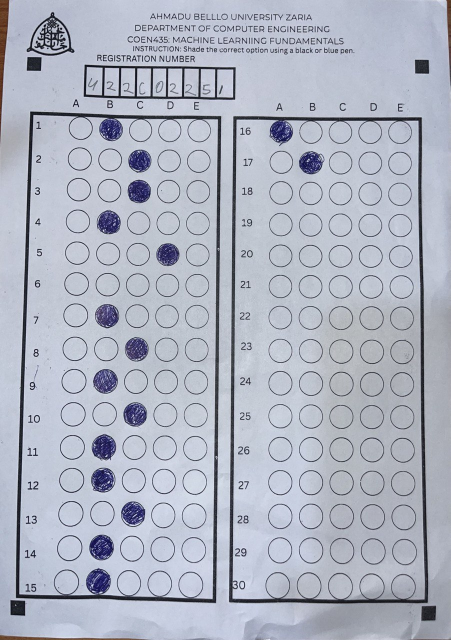
#> input picture reg_Number/alaa.jpg, 901 x 1280 px, found by its file name (shown at 1/2 size)
$ python complete_pipeline_visualize.py
#> lines starting #> are read from the running program, lines starting #| are printed output that depends on the picture; after the words box and inside, x2 and y2 are one past the last pixel; in counts of white or black regions, pixels touching at a corner belong together
#> in main, original is the input picture: shape (1280, 901, 3); mean B, G, R 193.8, 180, 174.9


import cv2
import os
import json
import re
import numpy as np
from ultralytics import YOLO

# === CONFIGURATION ===
MCQ_MODEL_PATH = 'models/yolov8_bubbles_best.pt'
REG_MODEL_PATH = 'models/reg_number_model_v1.pt'
SAMPLE_IMAGE = 'reg_Number/alaa.jpg'
OUTPUT_JSON = 'results_final.json'
OUTPUT_IMAGE = 'graded_images/final_output.jpg'
MARKER_DEBUG_IMAGE = 'graded_images/marker_debug.jpg'
CONF_THRESHOLD_REG = 0.25
EXPECTED_REG_LENGTH = 9
REGEX_PATTERN = r'^U\d{2}[A-Z]{2}\d{4}$'

CORRECT_ANSWERS = {
    1: "A", 2: "A", 3: "A", 4: "A", 5: "A",
    6: "A", 7: "A", 8: "C", 9: "A", 10: "A",
    11: "A", 12: "A", 13: "C", 14: "A", 15: "A",
    16: "A", 17: "A", 18: "C", 19: "A", 20: "A",
    21: "A", 22: "A", 23: "C", 24: "A", 25: "A",
    26: "A", 27: "A", 28: "C", 29: "B", 30: "A"
}

# === HELPERS ===
# [7 lines left out: function correct_character, not called in this run]

# === MARKER ALIGNMENT ===
def find_markers_and_align(image):
    debug_img = image.copy()
    gray = cv2.cvtColor(image, cv2.COLOR_BGR2GRAY)
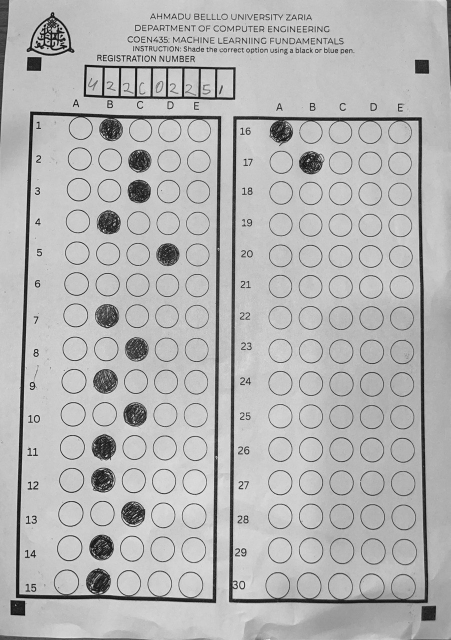
#> gray: shape (1280, 901) (shown at 1/2 size); min 1, max 244, mean 180.2
    blur = cv2.GaussianBlur(gray, (5, 5), 0)
    _, thresh = cv2.threshold(blur, 100, 255, cv2.THRESH_BINARY_INV)
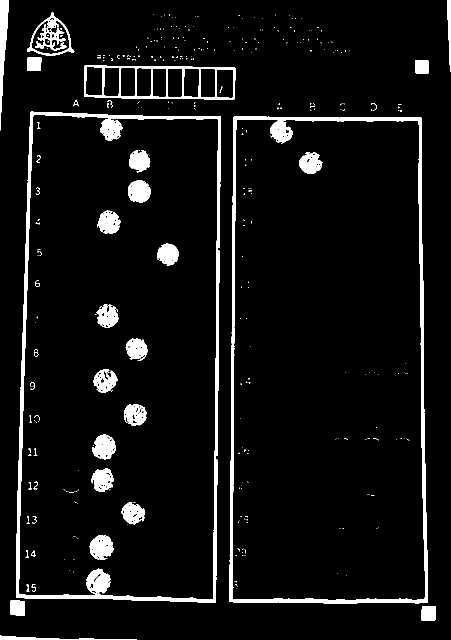
#> thresh: shape (1280, 901) (shown at 1/2 size); 6.2% white; 339 white regions (292 under 20 px)

    contours, _ = cv2.findContours(thresh, cv2.RETR_EXTERNAL, cv2.CHAIN_APPROX_SIMPLE)
#> contours = 164 contours, 152 with area under 20; largest, box (x1, y1, x2, y2) and area: (32, 223, 442, 1206) 379709, (459, 233, 856, 1207) 372938, (168, 130, 471, 199) 19048, (54, 25, 149, 111) 4786, (0, 0, 18, 261) 2024
    h_img, w_img = image.shape[:2]
#> h_img = 1280; w_img = 901
    candidates = []

    for cnt in contours:
        area = cv2.contourArea(cnt)
        if 500 < area < 20000:
            rect = cv2.minAreaRect(cnt)
            w, h = rect[1]
            if w == 0 or h == 0:
                continue
            aspect_ratio = max(w, h) / min(w, h)
            fill_ratio = area / (w * h)
            if aspect_ratio < 1.2 and fill_ratio > 0.85:
                cx, cy = np.int0(rect[0])
                candidates.append((cx, cy, cnt))
#> this loop made 164 passes
#> (area, rect, w, h, aspect_ratio, fill_ratio, cx, cy) on passes 2, 3, 39, 54: (774, ((857, 1226.5), (29, 28), -90), 29, 28, 1.04, 0.953, 857, 1226), (792.5, ((35, 1215.5), (29, 28), -90), 29, 28, 1.04, 0.976, 35, 1215), (673, ((843.5, 133), (26, 27), -90), 26, 27, 1.04, 0.959, 843, 133), (679, ((67.94, 127.4), (26.27, 27.81), -87.61), 26.27, 27.81, 1.06, 0.929, 67, 127)
#> (area, rect, w, h, aspect_ratio, fill_ratio) on passes 1, 37, 162, 164: (676, ((136.5, 1275), (8, 273), -90), 8, 273, 34.12, 0.31), (19048, ((318.9, 164.6), (65.15, 302), -89.12), 65.15, 302, 4.63, 0.968), (4785.5, ((95.69, 69.25), (92.79, 85.02), -9.21), 92.79, 85.02, 1.09, 0.607), (2024.5, ((8.5, 130), (260, 17), -90), 260, 17, 15.29, 0.458)
#> after the loop, candidates = 4 items

    if len(candidates) < 4:
        cv2.imwrite("graded_images/marker_fail_debug.jpg", debug_img)
        raise ValueError(f"❌ Only {len(candidates)} marker candidates found. See marker_fail_debug.jpg")

    corners = [(0, 0), (w_img, 0), (0, h_img), (w_img, h_img)]
    closest = {}
    for corner_idx, (cx_target, cy_target) in enumerate(corners):
        best = min(candidates, key=lambda c: np.hypot(c[0] - cx_target, c[1] - cy_target))
        closest[corner_idx] = (best[0], best[1])
        cv2.circle(debug_img, (best[0], best[1]), 12, (0, 0, 255), -1)
        cv2.putText(debug_img, f"{corner_idx}", (best[0] + 10, best[1]),
                    cv2.FONT_HERSHEY_SIMPLEX, 0.8, (255, 0, 0), 2)
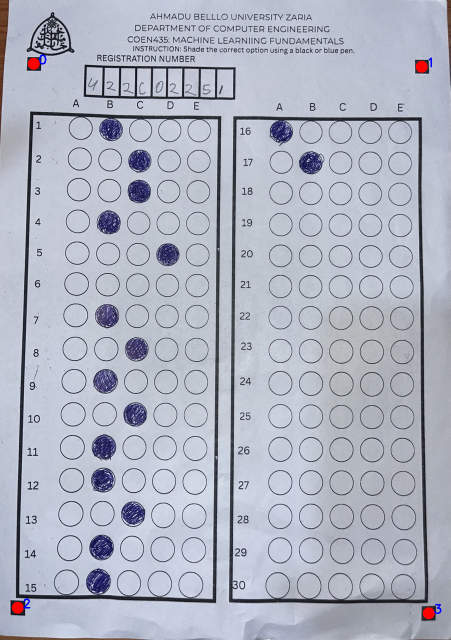
#> debug_img: shape (1280, 901, 3) (shown at 1/2 size); 0.19% of pixels changed, all inside (x1, y1, x2, y2) = (23, 109, 883, 1239)
#> after the loop, closest = {0: (67, 127), 1: (843, 133), 2: (35, 1215), 3: (857, 1226)}

    os.makedirs(os.path.dirname(MARKER_DEBUG_IMAGE), exist_ok=True)
    cv2.imwrite(MARKER_DEBUG_IMAGE, debug_img)
    print("Detected markers:", closest)
#| Detected markers: {0: (67, 127), 1: (843, 133), 2: (35, 1215), 3: (857, 1226)}

    src_pts = np.array([closest[0], closest[1], closest[2], closest[3]], dtype='float32')
#> src_pts = [[67, 127], [843, 133], [35, 1215], [857, 1226]]
    dst_pts = np.array([[0, 0], [2480, 0], [0, 3508], [2480, 3508]], dtype='float32')
    M = cv2.getPerspectiveTransform(src_pts, dst_pts)
#> M = [[3.23, 0.095, -228.6], [-0.0266, 3.44, -435], [4.8e-06, 5.5e-05, 1]]
    aligned = cv2.warpPerspective(image, M, (2480, 3508))
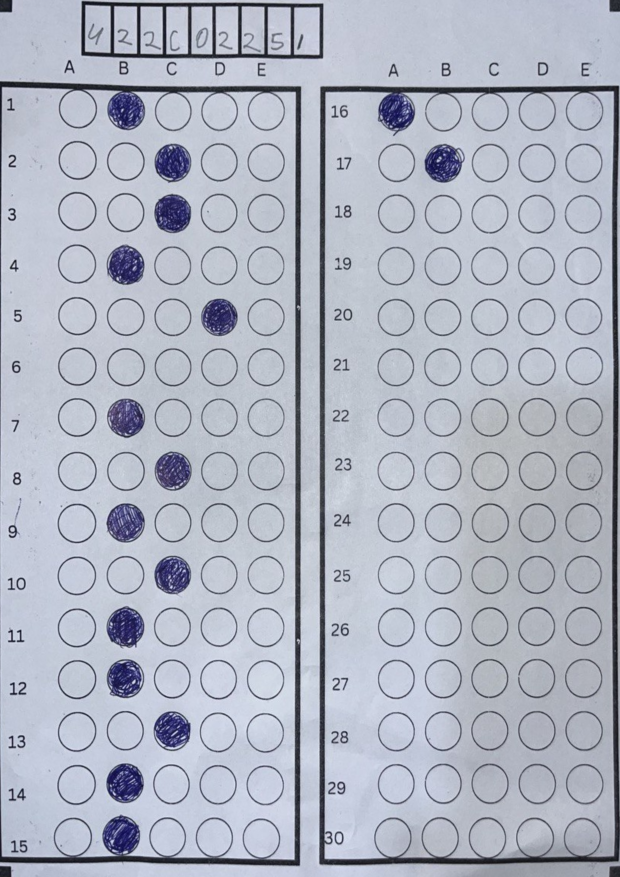
#> aligned: shape (3508, 2480, 3) (shown at 1/4 size); mean B, G, R 194.3, 180.8, 175.5

    cv2.imwrite("graded_images/aligned_debug.jpg", aligned)

    return aligned

# === MCQ SECTION ===
# [45 lines left out: functions predict_mcq, divide_question_box, map_bubbles_to_questions, grade_answers, not called in this run]

# === REG NUMBER ===
def extract_reg_number(image):
    model = YOLO(REG_MODEL_PATH)
    results = model.predict(image, conf=CONF_THRESHOLD_REG)[0]
    boxes = results.boxes.xyxy.cpu().numpy()
    confs = results.boxes.conf.cpu().numpy()
    classes = results.boxes.cls.cpu().numpy()
    class_names = model.names

    detections = sorted(zip(boxes, classes, confs), key=lambda x: x[2], reverse=True)[:EXPECTED_REG_LENGTH]
    detections = sorted(detections, key=lambda x: x[0][0])
    raw_chars = [class_names[int(cls)].strip().upper() for _, cls, _ in detections]
    corrected_chars = [correct_character(c) for c in raw_chars]
    reg_number = ''.join(corrected_chars)

    print(f"\n🔎 Raw: {''.join(raw_chars)}")
    print(f"✅ Corrected: {reg_number}")
    if re.fullmatch(REGEX_PATTERN, reg_number):
        print("🎉 Valid Format")
    else:
        print("⚠️ Invalid Format")
    return reg_number

# === VISUALIZATION ===
# [32 lines left out: function visualize_grading, not called in this run]

# === MAIN PIPELINE ===
def main():
    if not os.path.exists(SAMPLE_IMAGE):
        print(f"❌ File not found: {SAMPLE_IMAGE}")
        return

    original = cv2.imread(SAMPLE_IMAGE)
    try:
        aligned = find_markers_and_align(original)
    except ValueError as e:
        print(str(e)); return

    print("\n🔍 Extracting Reg Number...")
    reg_number = extract_reg_number(aligned)

    print("\n📝 Grading MCQ...")
    boxes, confs, classes = predict_mcq(aligned)
    q1_15_box = (270, 760, 950, 1340)
    q16_30_box = (1300, 760, 950, 1340)
    question_map = map_bubbles_to_questions(boxes, confs, classes, q1_15_box, q16_30_box)
    results = grade_answers(question_map)

    print(f"\n📊 Reg Number: {reg_number}")
    print(f"✅ Score: {results['score']} / {results['total']}")
    for item in results['details']:
        print(f"Q{item['question']:>2}: {item['status']} (conf: {item['confidence']:.2f})")

    with open(OUTPUT_JSON, 'w') as f:
        json.dump({"reg_number": reg_number, **results}, f, indent=2)
    print(f"📝 Results saved to {OUTPUT_JSON}")

    # Visualization
    visualize_grading(aligned, boxes, confs, classes, question_map, OUTPUT_IMAGE)

if __name__ == '__main__':
    main()
#> (the call stopped at in extract_reg_number, `model = YOLO(REG_MODEL_PATH)`: ultralytics is not available in this run)

$ run again, with reg_Number/photo_2025-07-25_18-56-36.jpg copied over reg_Number/alaa.jpg
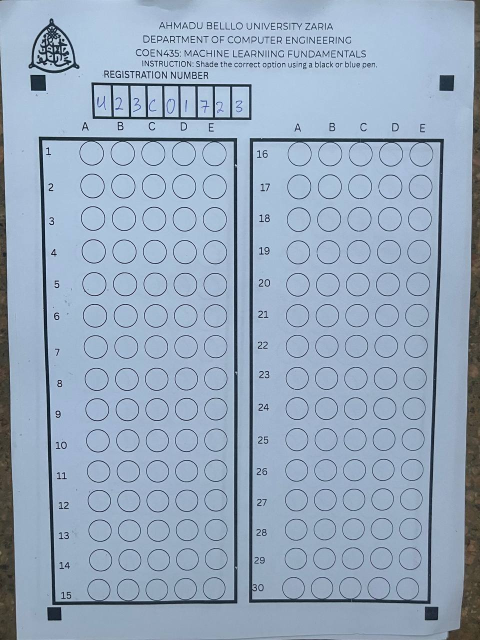
#> input picture reg_Number/photo_2025-07-25_18-56-36.jpg, 960 x 1280 px, found by its file name (shown at 1/2 size)
#> in main, original is the input picture: shape (1280, 960, 3); mean B, G, R 191, 169.6, 150.9
#> in find_markers_and_align, `_, thresh = cv2.threshold(blur, 100, 255, cv2.THRESH_BINARY_INV)`:
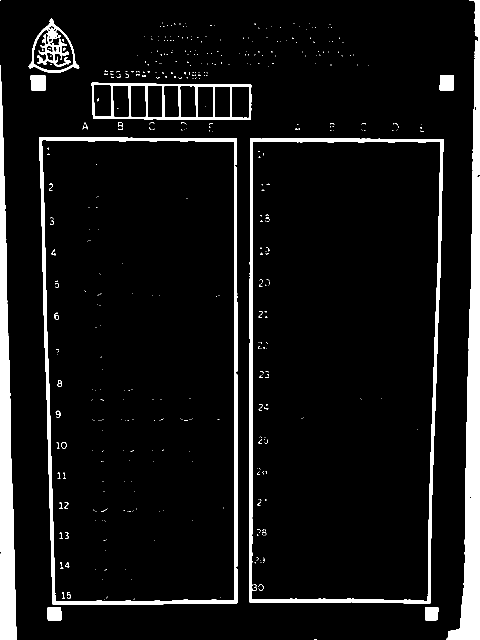
#> thresh: shape (1280, 960) (shown at 1/2 size); 7.7% white; 454 white regions (419 under 20 px)
#> contours = 211 contours, 200 with area under 20; largest, box (x1, y1, x2, y2) and area: (78, 274, 475, 1210) 356116, (498, 277, 887, 1208) 345952, (893, 0, 960, 1280) 26872, (183, 165, 503, 240) 22182, (0, 130, 33, 1280) 19245
#> the loop in find_markers_and_align, `for cnt in contours:` made 211 passes
#> (area, rect, w, h, aspect_ratio, fill_ratio, cx, cy) on passes 2, 3, 54, 58: (666.5, ((108.5, 1227.5), (25, 27), -90), 25, 27, 1.08, 0.987, 108, 1227), (655.5, ((863, 1227), (26, 26), -90), 26, 26, 1, 0.97, 863, 1227), (789.5, ((893, 166), (30, 28), -90), 30, 28, 1.07, 0.94, 893, 166), (855, ((76, 165), (30, 30), -90), 30, 30, 1, 0.95, 76, 165)
#> after the loop in find_markers_and_align, `for cnt in contours:`: candidates = 4 items
#> after the loop in find_markers_and_align, `for corner_idx, (cx_target, cy_target) in enumerate(corners):`: closest = {0: (76, 165), 1: (893, 166), 2: (108, 1227), 3: (863, 1227)}
#| Detected markers: {0: (76, 165), 1: (893, 166), 2: (108, 1227), 3: (863, 1227)}
#> src_pts = [[76, 165], [893, 166], [108, 1227], [863, 1227]]
#> M = [[3, -0.0903, -212.9], [-0.00369, 3.02, -497.5], [-1.05e-06, -7.06e-05, 1]]
#> in find_markers_and_align, `aligned = cv2.warpPerspective(image, M, (2480, 3508))`:
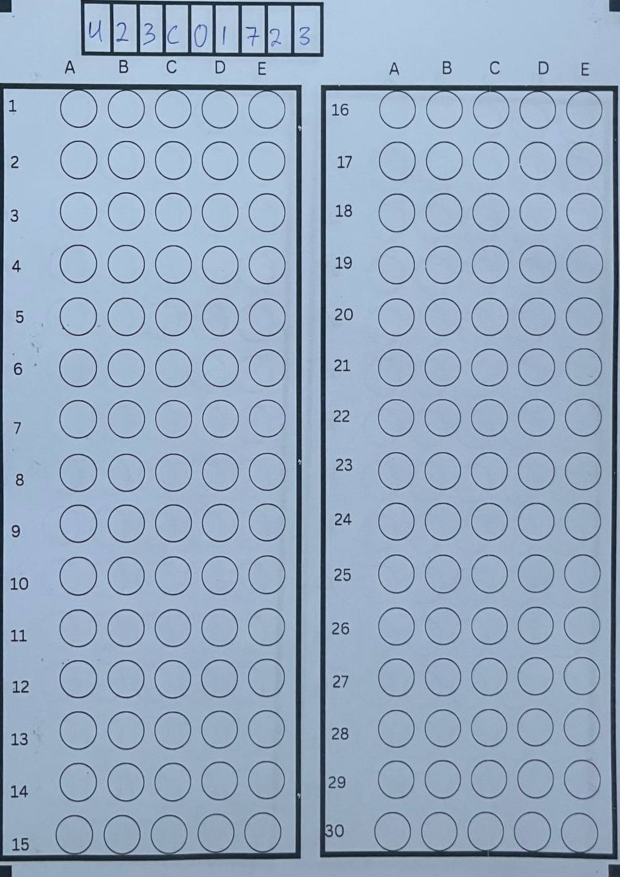
#> aligned: shape (3508, 2480, 3) (shown at 1/4 size); mean B, G, R 194.9, 171.9, 152.1
